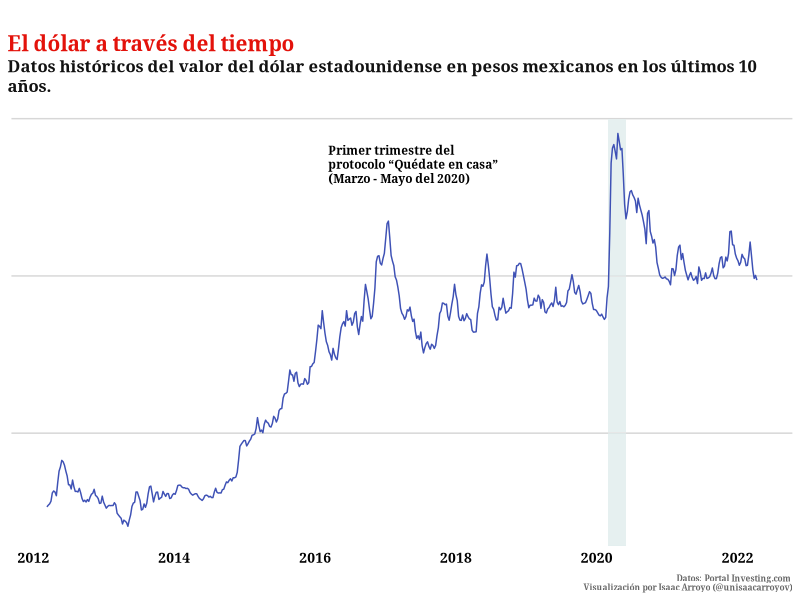
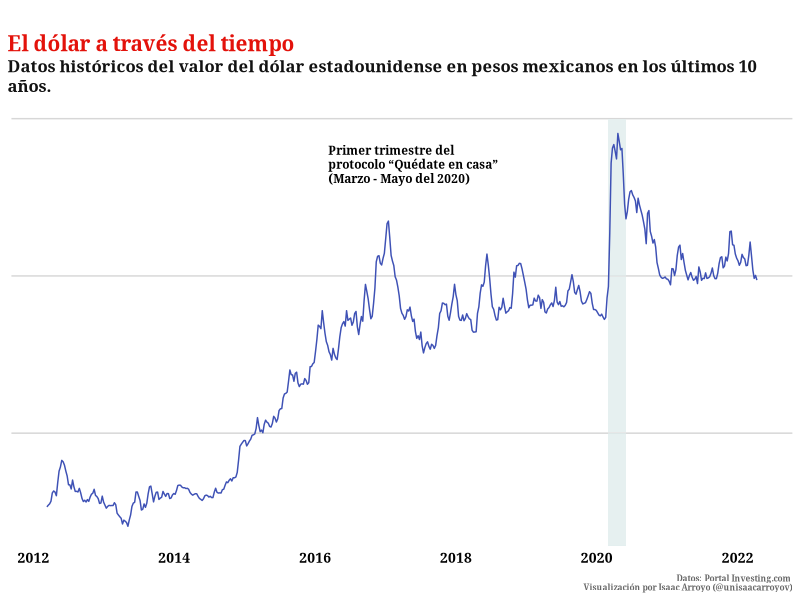

These charts were generated, in order, by the following R code:
library(dplyr)
library(lubridate)
library(ggplot2)
library(ggtext)
library(grid)

# CARGAR DATOS
df <- read.csv("./2022/data/datos_historicos_USD_MXN.csv")

# PROCESAR DATOS
df <- df %>%
  mutate(Fecha = as.Date(Fecha, format = "%d.%m.%Y")) %>%
  rename( variance = X..var.) %>%
  mutate(variance = strsplit(variance, "%")) %>%
  mutate(variance = as.numeric(variance)) %>%
  group_by(week_fecha = floor_date(Fecha, "week")) %>%
  summarise(mean_cierre = mean(Cierre),
            mean_apertura = mean(Apertura),
            mean_max = mean(Máximo),
            mean_min = mean(Mínimo))



# DATA VISUALIZATION
# Visualizar el cambio del precio de dolar en pesos a traves del tiempo
# principalmente la columna de cierre
#   - Cada punto es un valor de la columna de cierre


df %>%
  ggplot(aes(x=week_fecha)) +
  geom_rect(xmin=as.Date("2020-03-01"), xmax=as.Date("2020-05-31"), ymin=10, ymax=25, fill='#E3EBF0', alpha=0.1) +
  geom_path(aes(y=mean_cierre), size=0.5, color='#3E51B5') +
  geom_textbox(
    data = tribble(
      ~x, ~y, ~label,
      as.Date("2017-07-01"), 23.5, '**Primer trimestre del protocolo "Quédate en casa" (Marzo - Mayo del 2020)**'
    ),
    aes(x=x,y=y,label=label),
    size=3, family='Georgia', box.colour = 'white'
  ) +
  #geom_point(aes(y=mean_cierre), size=0.5, color = '#3E51B5') + 
  scale_colour_gradient2(low='#E3120B', mid='#E3EBF0', high='#3E51B5') +
  labs(title = "El dólar a través del tiempo",
       subtitle = "Datos históricos del valor del dólar estadounidense en pesos mexicanos en los últimos 10 años. ",
       caption = "Datos: Portal Investing.com <br> Visualización por Isaac Arroyo (@unisaacarroyov)") +
  scale_y_continuous() +
  theme(
    plot.title = element_textbox_simple(size=15, margin = margin(20,0,10,0), color='#E3120B', face = 'bold', family='Georgia'),
    plot.subtitle = element_textbox_simple(size=12, margin = margin(0,0,20,0), color = '#121212', face = 'bold', family='Georgia'),
    plot.caption = element_markdown(size=6, family='Georgia', face='bold', color='gray40'),
    legend.position = 'top',
    plot.title.position = 'plot',
    plot.background = element_rect(fill = 'white', color = 'white'),
    panel.background = element_blank(),
    panel.grid = element_blank(),
    axis.ticks = element_blank(),
    axis.title = element_blank(),
    axis.text = element_blank(),
    axis.text.x = element_text(face='bold', size= 10, family='Georgia'),
    panel.grid.major.y = element_line(size=0.5, color = '#D7D7D7'),
  )
ggsave("./2022/day_12/30daychartchallenge_day_12_the_economist.svg",
       width = 675, height = 540, units = "px", scale=3)
